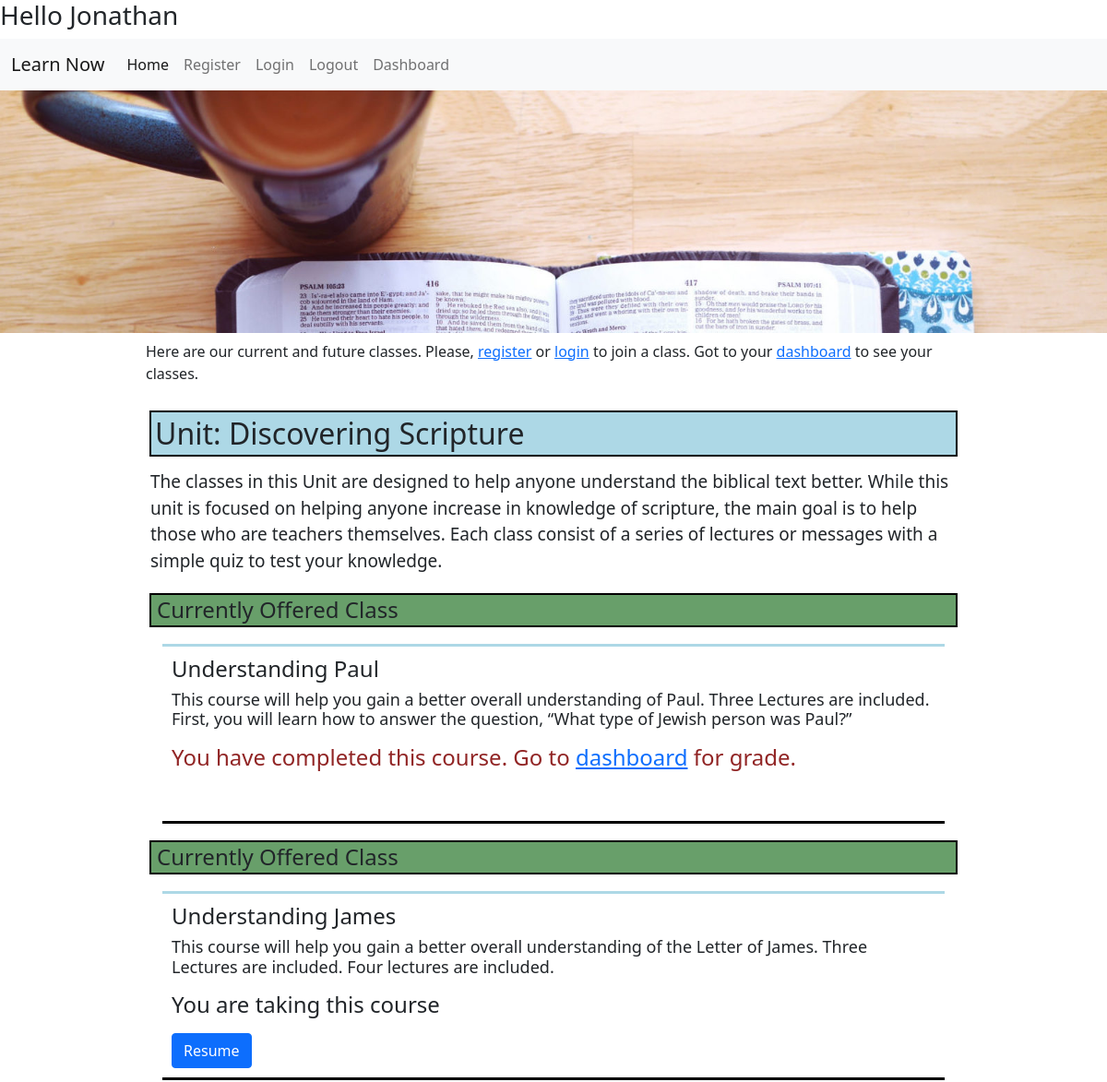
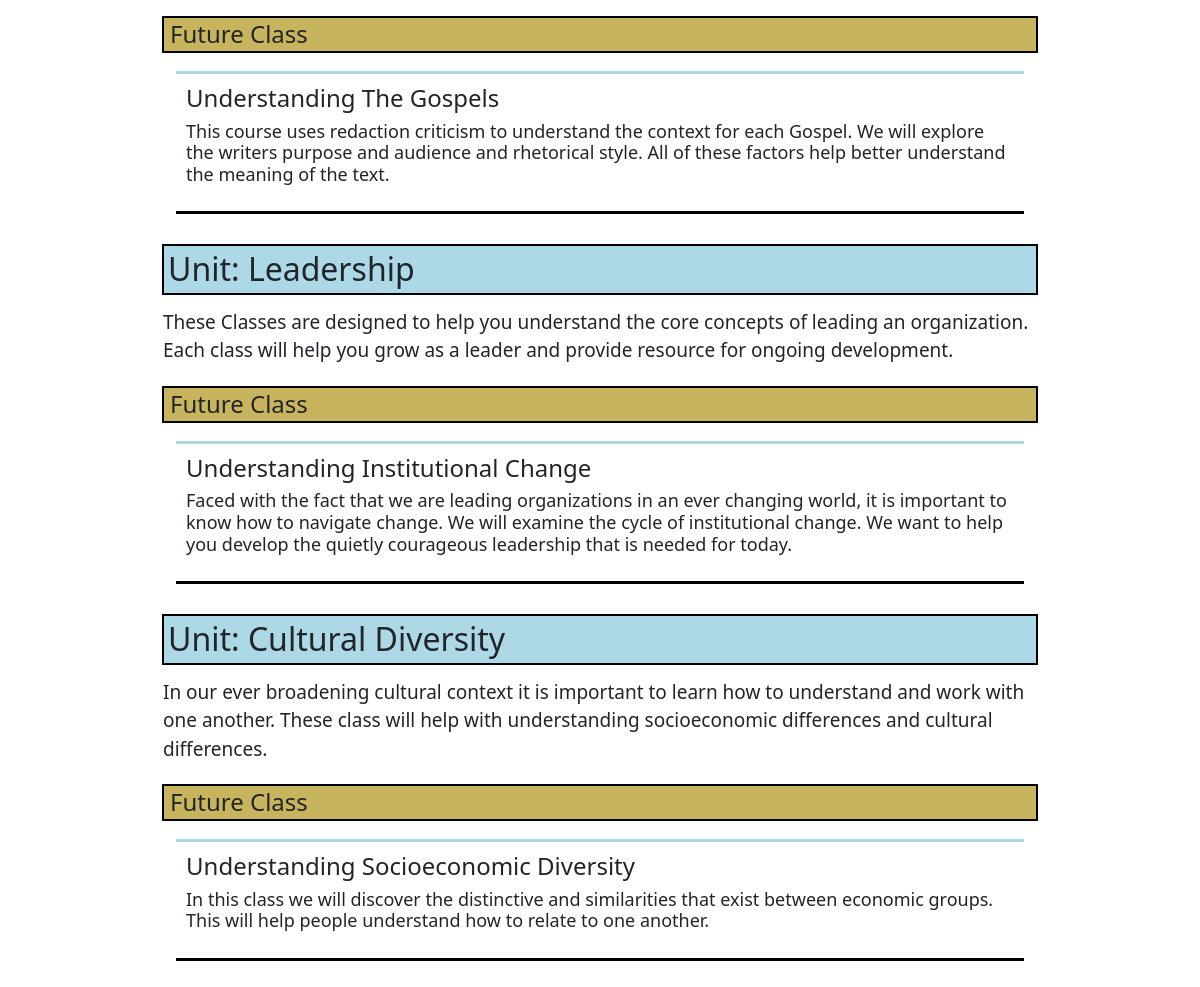
/ (signed in), run on the app's committed database (2 pictures, top to bottom).
### Learn_Now/models.py (models this page shows, shortened)
class Course_Unit(models.Model):
    unit_name = models.CharField(max_length=100)
    unit_discription = models.CharField(max_length=400)

class Course(models.Model):
    course_unit = models.ForeignKey("Course_Unit", on_delete=models.CASCADE, blank=True, null=True, default=None, related_name="course_unit")
    course_name = models.CharField(max_length=70)
    course_info = models.CharField(max_length=600, blank=True)
    num_assign = models.IntegerField(blank=True, default=3)
    intro_vid = models.URLField(max_length=220, blank=True)
    passed = models.BooleanField(blank=True, null=True)
    current = models.BooleanField(blank=True, null=True)
    future = models.BooleanField(blank=True, null=True)
    current_students = models.ManyToManyField(User, blank=True, related_name="current_students")
    students_completed = models.ManyToManyField(User, blank=True, related_name="students_completed")

### Learn_Now/views.py (the view)
# urls.py: path("", views.index, name="index"),
def index(request):
    if request.user.is_authenticated:
        user=request.user
        courses = Course.objects.all()
        user_started_courses = Started_class.objects.filter(students_enrolled=user)
        user_complet_courses = Completed_class.objects.filter(student_finished=user)
        units = Course_Unit.objects.all()
    else:
        courses = Course.objects.all()
        user=request.user
        user_started_courses = None
        user_complet_courses = None
        units = Course_Unit.objects.all()
    return render(request, "Learn_Now/index.html", {
        'user': user,
        'courses': courses,
        'user_st_courses': user_started_courses,
        'user_com_couses': user_complet_courses,
        'units': units,
    })

### Learn_Now/templates/Learn_Now/index.html (shortened to what this page needs)
{% extends "Learn_Now/layout.html" %}
{% load static %}
{% block body %}
<div class="unit-center">
    <p class="home_info">
        Here are our current and future classes.
        Please, <span><a href="{% url 'register' %}" class="link-primary">register</a></span> or <a href="{% url 'login' %}" class="link-primary">login</a>
        to join a class.
        Got to your <a href="{% url 'dashboard' %}">dashboard</a> to see your classes.
    </p>
    {% for unit in units %}
        <div class="unit_div">
        <h2 class="unit_title">Unit: {{unit.unit_name}}<h2>
        </div>
        <p class="lecture_description">
            {{unit.unit_discription}}
        </p>
        <div>
                {% if user.is_authenticated %}
                    {% for course in courses %}
                        {% if course.course_unit == unit %}
                            {% if course.current == True %}
                                <h4 class="course_status">Currently Offered Class<h4>
                                <div class="main_course_list">
                                    <h4 class="class_title">Understanding {{course.course_name}}</h4>
                                    <p class="class_discription">
                                        {{course.course_info}}
                                    </p>
                                    {% if user in course.current_students.all and user not in course.students_completed.all%}
                                        <p>You are taking this course</p>
                                        <a class="btn btn-primary" href="{% url 'course_page' course.id %}"  role="button">Resume</a>
                                        <br>
                                    {% elif user in course.students_completed.all %}
                                        <p class="course_finished">You have completed this course. Go to <a href="{% url 'dashboard' %}">dashboard<a> for grade.</p>
                                        <br>
                                    {% else %}
                                        <form>
                                            {% csrf_token %}
                                            <button id="join_Course_{{course.course_name}}" type="button" class="btn btn-outline-primary" data-course_id = {{course.id}} onclick="joinCourse('{{course.id}}')">Join</button>
                                        </form>
                                        <br>
                                    {% endif %}
                                </div>
                            {% elif course.future == True %}
                                <h4 class="future_status">Future Class<h4>
                                    <div class="main_course_list">
                                    <h4 class="class_title">Understanding {{course.course_name}}</h4>
                                    <p class="class_discription">
                                        {{course.course_info}}
                                    </p>
                                    </div>
                            {% endif %}
                        {% endif %}
                    {% endfor %}
                {% endif %}
        </div>
    {% endfor %}
</div>
{% endblock %}

### Learn_Now/static/Learn_Now/style1.css (style rules this page uses)
.lecture_description { padding: 5px; font-size: 19px; }
.unit-center { padding: 8px; display: block; margin-left: auto; margin-right: auto; width: 75%; }
.unit_title { padding: 4px; margin: 4px; border: black solid 2px; background-color: lightblue; }
.course_status { padding: 2px; padding-left: 6px; padding-right: 6px; margin: 4px; border: black solid 2px; background-color: rgb(104, 159, 106); }
.future_status { padding: 2px; padding-left: 6px; padding-right: 6px; margin: 4px; border: black solid 2px; background-color: rgb(199, 180, 93); }
.main_course_list { padding: 10px; border-top: solid lightblue; border-bottom: solid black; margin: 18px; }
.class_discription { font-size: 18px; }
.unit_div { padding-top: 8px; }
.course_finished { color: rgb(145, 37, 37); }

### data on the page
Course_Unit: unit_name "Discovering Scripture", unit_discription "The classes in this Unit are designed to help anyone understand the biblical text better. While this unit is focused on helping anyone increase in knowledge of scripture, the main goal is to help those who are teachers themselves. Each class consist of a series of lectures or messages with a simple quiz to test your knowledge."
Course: course_name "Paul", course_info "This course will help you gain a better overall understanding of Paul. Three Lectures are included. First, you will learn how to answer the question, “What type of Jewish person was Paul?”", shows "You have completed this course. Go to"
Course: course_name "James", course_info "This course will help you gain a better overall understanding of the Letter of James. Three Lectures are included. Four lectures are included.", shows "You are taking this course"
Course: course_name "The Gospels", course_info "This course uses redaction criticism to understand the context for each Gospel. We will explore the writers purpose and audience and rhetorical style. All of these factors help better understand the meaning of the text."
Course_Unit: unit_name "Leadership", unit_discription "These Classes are designed to help you understand the core concepts of leading an organization. Each class will help you grow as a leader and provide resource for ongoing development."
Course: course_name "Institutional Change", course_info "Faced with the fact that we are leading organizations in an ever changing world, it is important to know how to navigate change. We will examine the cycle of institutional change. We want to help you develop the quietly courageous leadership that is needed for today."
Course_Unit: unit_name "Cultural Diversity", unit_discription "In our ever broadening cultural context it is important to learn how to understand and work with one another. These class will help with understanding socioeconomic differences and cultural differences."
Course: course_name "Socioeconomic Diversity", course_info "In this class we will discover the distinctive and similarities that exist between economic groups. This will help people understand how to relate to one another."
